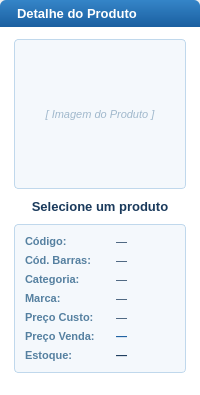
        <widget class="QFrame" name="framePainelDetalhe">
         <property name="styleSheet">
          <string notr="true">QFrame#framePainelDetalhe{background-color:#ffffff;border:1px solid #a8c4d8;border-radius:6px;}</string>
         </property>
         <layout class="QVBoxLayout" name="painelVLayout">
          <property name="spacing">
           <number>0</number>
          </property>
          <property name="leftMargin">
           <number>0</number>
          </property>
          <property name="topMargin">
           <number>0</number>
          </property>
          <property name="rightMargin">
           <number>0</number>
          </property>
          <property name="bottomMargin">
           <number>0</number>
          </property>
          <item>
           <widget class="QLabel" name="lblDetalheTitle">
            <property name="styleSheet">
             <string notr="true">QLabel{background:qlineargradient(x1:0,y1:0,x2:0,y2:1,stop:0 #3585c8,stop:1 #1a5fa0);color:white;font-size:13px;font-weight:bold;padding:6px 14px;border-top-left-radius:6px;border-top-right-radius:6px;}</string>
            </property>
            <property name="text">
             <string>Detalhe do Produto</string>
            </property>
           </widget>
          </item>
          <item>
           <widget class="QFrame" name="frameDetalheConteudo">
            <property name="styleSheet">
             <string notr="true">QFrame#frameDetalheConteudo{background-color:#ffffff;}</string>
            </property>
            <layout class="QVBoxLayout" name="detalheConteudoVLayout">
             <property name="spacing">
              <number>10</number>
             </property>
             <property name="leftMargin">
              <number>14</number>
             </property>
             <property name="topMargin">
              <number>12</number>
             </property>
             <property name="rightMargin">
              <number>14</number>
             </property>
             <property name="bottomMargin">
              <number>12</number>
             </property>
             <item>
              <widget class="QLabel" name="lblImagemDetalhe">
               <property name="minimumSize">
                <size>
                 <width>0</width>
                 <height>150</height>
                </size>
               </property>
               <property name="maximumSize">
                <size>
                 <width>16777215</width>
                 <height>150</height>
                </size>
               </property>
               <property name="styleSheet">
                <string notr="true">QLabel{background-color:#f4f8fc;border:1px solid #c0d8ec;border-radius:4px;color:#a0b8cc;font-size:11px;font-style:italic;}</string>
               </property>
               <property name="text">
                <string>[ Imagem do Produto ]</string>
               </property>
               <property name="scaledContents">
                <bool>false</bool>
               </property>
               <property name="alignment">
                <set>Qt::AlignCenter</set>
               </property>
              </widget>
             </item>
             <item>
              <widget class="QLabel" name="lblDetalheDescricao">
               <property name="styleSheet">
                <string notr="true">font-size:13px;font-weight:bold;color:#1a3a5c;</string>
               </property>
               <property name="text">
                <string>Selecione um produto</string>
               </property>
               <property name="alignment">
                <set>Qt::AlignCenter</set>
               </property>
               <property name="wordWrap">
                <bool>true</bool>
               </property>
              </widget>
             </item>
             <item>
              <widget class="QFrame" name="frameCamposDetalhe">
               <property name="styleSheet">
                <string notr="true">QFrame#frameCamposDetalhe{background-color:#f4f8fc;border:1px solid #c0d8ec;border-radius:4px;}</string>
               </property>
               <layout class="QVBoxLayout" name="camposDetalheVLayout">
                <property name="spacing">
                 <number>6</number>
                </property>
                <property name="leftMargin">
                 <number>10</number>
                </property>
                <property name="topMargin">
                 <number>10</number>
                </property>
                <property name="rightMargin">
                 <number>10</number>
                </property>
                <property name="bottomMargin">
                 <number>10</number>
                </property>
                <item>
                 <layout class="QHBoxLayout">
                  <property name="spacing">
                   <number>6</number>
                  </property>
                  <item>
                   <widget class="QLabel" name="lblDetCodigoLabel">
                    <property name="styleSheet">
                     <string notr="true">font-size:11px;font-weight:bold;color:#5580a0;min-width:85px;</string>
                    </property>
                    <property name="text">
                     <string>Código:</string>
                    </property>
                   </widget>
                  </item>
                  <item>
                   <widget class="QLabel" name="lblDetCodigoValor">
                    <property name="styleSheet">
                     <string notr="true">font-size:11px;color:#1a3a5c;</string>
                    </property>
                    <property name="text">
                     <string>—</string>
                    </property>
                   </widget>
                  </item>
                 </layout>
                </item>
                <item>
                 <layout class="QHBoxLayout">
                  <property name="spacing">
                   <number>6</number>
                  </property>
                  <item>
                   <widget class="QLabel" name="lblDetCodBarLabel">
                    <property name="styleSheet">
                     <string notr="true">font-size:11px;font-weight:bold;color:#5580a0;min-width:85px;</string>
                    </property>
                    <property name="text">
                     <string>Cód. Barras:</string>
                    </property>
                   </widget>
                  </item>
                  <item>
                   <widget class="QLabel" name="lblDetCodBarValor">
                    <property name="styleSheet">
                     <string notr="true">font-size:11px;color:#1a3a5c;</string>
                    </property>
                    <property name="text">
                     <string>—</string>
                    </property>
                   </widget>
                  </item>
                 </layout>
                </item>
                <item>
                 <layout class="QHBoxLayout">
                  <property name="spacing">
                   <number>6</number>
                  </property>
                  <item>
                   <widget class="QLabel" name="lblDetCategoriaLabel">
                    <property name="styleSheet">
                     <string notr="true">font-size:11px;font-weight:bold;color:#5580a0;min-width:85px;</string>
                    </property>
                    <property name="text">
                     <string>Categoria:</string>
                    </property>
                   </widget>
                  </item>
                  <item>
                   <widget class="QLabel" name="lblDetCategoriaValor">
                    <property name="styleSheet">
                     <string notr="true">font-size:11px;color:#1a3a5c;</string>
                    </property>
                    <property name="text">
                     <string>—</string>
                    </property>
                   </widget>
                  </item>
                 </layout>
                </item>
                <item>
                 <layout class="QHBoxLayout">
                  <property name="spacing">
                   <number>6</number>
                  </property>
                  <item>
                   <widget class="QLabel" name="lblDetUnidLabel">
                    <property name="styleSheet">
                     <string notr="true">font-size:11px;font-weight:bold;color:#5580a0;min-width:85px;</string>
                    </property>
                    <property name="text">
                     <string>Marca:</string>
                    </property>
                   </widget>
                  </item>
                  <item>
                   <widget class="QLabel" name="lblDetUnidValor">
                    <property name="styleSheet">
                     <string notr="true">font-size:11px;color:#1a3a5c;</string>
                    </property>
                    <property name="text">
                     <string>—</string>
                    </property>
                   </widget>
                  </item>
                 </layout>
                </item>
                <item>
                 <layout class="QHBoxLayout">
                  <property name="spacing">
                   <number>6</number>
                  </property>
                  <item>
                   <widget class="QLabel" name="lblDetCustoLabel">
                    <property name="styleSheet">
                     <string notr="true">font-size:11px;font-weight:bold;color:#5580a0;min-width:85px;</string>
                    </property>
                    <property name="text">
                     <string>Preço Custo:</string>
                    </property>
                   </widget>
                  </item>
                  <item>
                   <widget class="QLabel" name="lblDetCustoValor">
                    <property name="styleSheet">
                     <string notr="true">font-size:11px;color:#1a3a5c;</string>
                    </property>
                    <property name="text">
                     <string>—</string>
                    </property>
                   </widget>
                  </item>
                 </layout>
                </item>
                <item>
                 <layout class="QHBoxLayout">
                  <property name="spacing">
                   <number>6</number>
                  </property>
                  <item>
                   <widget class="QLabel" name="lblDetVendaLabel">
                    <property name="styleSheet">
                     <string notr="true">font-size:11px;font-weight:bold;color:#5580a0;min-width:85px;</string>
                    </property>
                    <property name="text">
                     <string>Preço Venda:</string>
                    </property>
                   </widget>
                  </item>
                  <item>
                   <widget class="QLabel" name="lblDetVendaValor">
                    <property name="styleSheet">
                     <string notr="true">font-size:11px;font-weight:bold;color:#1a5fa0;</string>
                    </property>
                    <property name="text">
                     <string>—</string>
                    </property>
                   </widget>
                  </item>
                 </layout>
                </item>
                <item>
                 <layout class="QHBoxLayout">
                  <property name="spacing">
                   <number>6</number>
                  </property>
                  <item>
                   <widget class="QLabel" name="lblDetEstoqueLabel">
                    <property name="styleSheet">
                     <string notr="true">font-size:11px;font-weight:bold;color:#5580a0;min-width:85px;</string>
                    </property>
                    <property name="text">
                     <string>Estoque:</string>
                    </property>
                   </widget>
                  </item>
                  <item>
                   <widget class="QLabel" name="lblDetEstoqueValor">
                    <property name="styleSheet">
                     <string notr="true">font-size:11px;font-weight:bold;color:#1a3a5c;</string>
                    </property>
                    <property name="text">
                     <string>—</string>
                    </property>
                   </widget>
                  </item>
                 </layout>
                </item>
               </layout>
              </widget>
             </item>
             <item>
              <spacer name="detalheBottomSpacer">
               <property name="orientation">
                <enum>Qt::Vertical</enum>
               </property>
               <property name="sizeHint" stdset="0">
                <size>
                 <width>10</width>
                 <height>10</height>
                </size>
               </property>
              </spacer>
             </item>
            </layout>
           </widget>
          </item>
         </layout>
        </widget>
